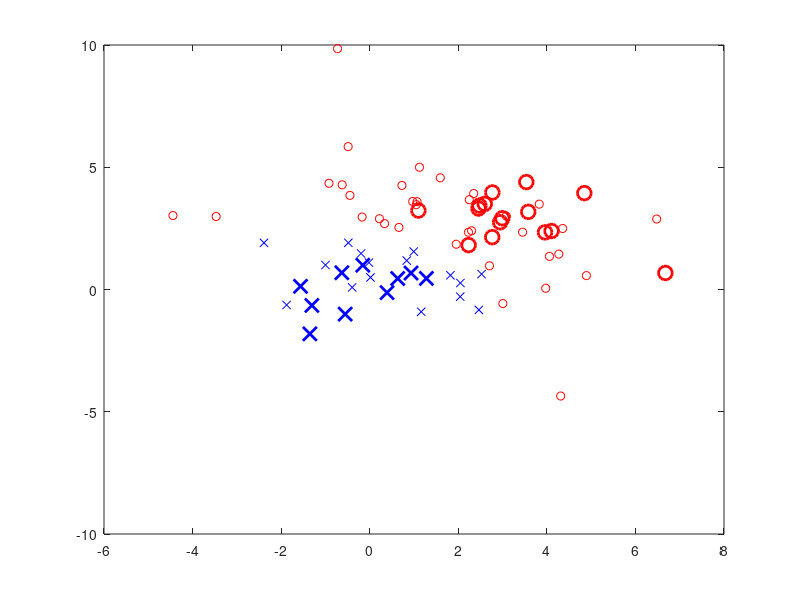

Source code (MATLAB):
% Demo for fitting Gaussians and using Bayes to classify : 2 classes
% generate some fake training data for class 1 :
X1 = randn(2,10);
% generate some fake training data for class 2 :
X2 = randn(2,15) + repmat(3*ones(2,1),1,15);
% fit a Gaussian to data X1 :
m1 = mean(X1')'; S1=cov(X1'); invS1 = inv(S1);
logdetS1=trace(logm(S1));
p1 = size(X1,2)/(size(X1,2)+size(X2,2)); % prior
% fit a Gaussian to data X2 :
m2 = mean(X2')'; S2=cov(X2'); invS2 = inv(S2);
logdetS2=trace(logm(S2));
p2 = 1-p1; % prior
Xnew =2*randn(2,50)+ 2*repmat(ones(2,1),1,50);; % some test points
% calculate the decisions :
d1=(Xnew-repmat(m1,1,size(Xnew,2)));d2=(Xnew-repmat(m2,1,size(Xnew,2)));
for i = 1 : size(Xnew,2)
if d2(:,i)'*invS2*d2(:,i)+logdetS2 -2*log(p2) > d1(:,i)'*invS1*d1(:,i)+logdetS1-2*log(p1)
class(1,i)=1;
else
class(1,i)=2;
end
end
% plot a few things :
plot(X1(1,:),X1(2,:),'bx','markersize',10,'linewidth',2); hold on; % class 1;
plot(X2(1,:),X2(2,:),'ro','markersize',10,'linewidth',2); % class 2;
plot(Xnew(1,find(class==1)),Xnew(2,find(class==1)),'bx'); % class 1;
plot(Xnew(1,find(class==2)),Xnew(2,find(class==2)),'ro'); hold off % class 2;